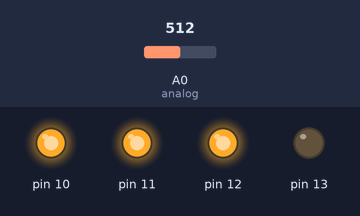
Simulated run of this sketch. Board: Arduino Uno, built with avr-gcc and run on an emulated ATmega328P. On the bench: output pins drawn as LEDs (lit = HIGH). Dashed ring = blinking. Inputs (shaded band) come from the test bench; at power-on: A0 (analog) = 512.

Above: at 1.3 s.
1.4 s: A0 (analog) set to 479
At 2.73 s:
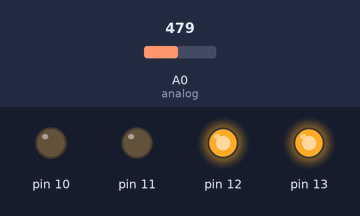
4.5 s: A0 (analog) set to 463
7.6 s: A0 (analog) set to 451
10.7 s: A0 (analog) set to 0
At 12.0 s:
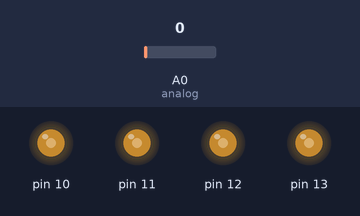
12.3 s: A0 (analog) set to 24
At 12.48 s:
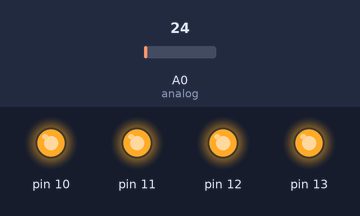
15.4 s: A0 (analog) set to 122
At 16.2 s:
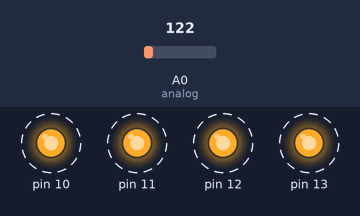
Timing chart, 0 to 19.5 s (numbered marks = the images above; inputs shaded):
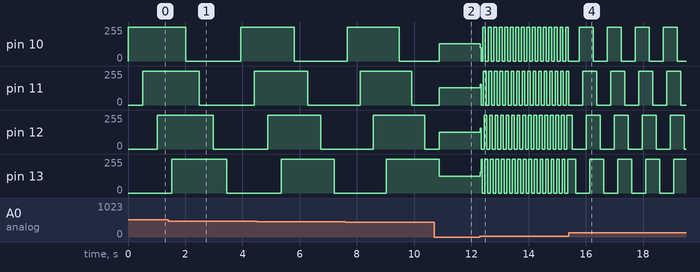

Measured:
- the behaviour switches between 494 and 493 on A0 (analog) (found by bisection; images 0 and 1)
- after the input at 1.4 s, pin 11: 255/255 → 0/255 after 1.1 s instead of 1.2 s
- after the input at 10.7 s, pin 10, pin 11: 0/255 → 128/255 after 0.17 s; pin 12: 0/255 → 127/255 after 0.17 s; pin 13: 255/255 → 126/255 after 0.17 s
- after the input at 12.3 s, pin 10: 128/255 → 99/255 at once, then moves between 0/255 and 255/255, repeating every 0.19 s; pin 11: 128/255 → 155/255 at once, then repeats every 0.17 s: 0/255 0.07 s, 255/255 0.10 s
- after the input at 15.4 s, pin 10: alternates 255/255 for 0.49 s and 0/255 for 0.49 s, starting after 0.38 s; pin 11: alternates 255/255 for 0.49 s and 0/255 for 0.49 s, starting after 0.50 s

The sketch:

entree_sortie_arduino_V1.2.ino
```cpp
/****************************************************************************

Ce programme est un chenillard de DEL qui varie ne fonction du potentiometre.


modified 23 Septembre 2015
  by contact@plaisirarduino.fr

*******************************************************************************/


int analog = A0;

void setup() {

  pinMode(13, OUTPUT);
  pinMode(12, OUTPUT);
  pinMode(11, OUTPUT);
  pinMode(10, OUTPUT);


}

void loop() {

    for (int i=10; i<14; i++)
    {
    digitalWrite(i, HIGH);
    int AnaTime = analogRead(analog);
    delay(AnaTime);

    }

     for (int i=10; i<14; i++)
    {
    digitalWrite(i, LOW);
    int AnaTime = analogRead(analog);
    delay(AnaTime);
    }


}
```
